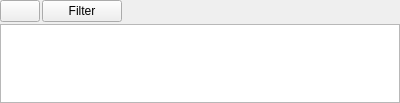
<?xml version="1.0" encoding="UTF-8"?>
<ui version="4.0">
 <class>LogWidget</class>
 <widget class="QWidget" name="LogWidget">
  <property name="geometry">
   <rect>
    <x>0</x>
    <y>0</y>
    <width>400</width>
    <height>103</height>
   </rect>
  </property>
  <property name="windowTitle">
   <string>Log</string>
  </property>
  <property name="windowIcon">
   <iconset>
    <normaloff>:/actions/resources/actions/document-preview.png</normaloff>:/actions/resources/actions/document-preview.png</iconset>
  </property>
  <layout class="QVBoxLayout" name="verticalLayout">
   <property name="spacing">
    <number>2</number>
   </property>
   <property name="margin">
    <number>0</number>
   </property>
   <item>
    <layout class="QHBoxLayout" name="horizontalLayout">
     <item>
      <widget class="QPushButton" name="Clear">
       <property name="text">
        <string/>
       </property>
       <property name="icon">
        <iconset>
         <normaloff>:/actions/resources/actions/edit-delete.png</normaloff>:/actions/resources/actions/edit-delete.png</iconset>
       </property>
      </widget>
     </item>
     <item>
      <widget class="QPushButton" name="pushButton_2">
       <property name="text">
        <string>Filter</string>
       </property>
       <property name="icon">
        <iconset>
         <normaloff>:/actions/resources/actions/view-filter.png</normaloff>:/actions/resources/actions/view-filter.png</iconset>
       </property>
      </widget>
     </item>
     <item>
      <spacer name="horizontalSpacer">
       <property name="orientation">
        <enum>Qt::Horizontal</enum>
       </property>
       <property name="sizeHint" stdset="0">
        <size>
         <width>40</width>
         <height>20</height>
        </size>
       </property>
      </spacer>
     </item>
    </layout>
   </item>
   <item>
    <widget class="QTextEdit" name="textEdit"/>
   </item>
  </layout>
 </widget>
 <resources>
  <include location="../../res.qrc"/>
 </resources>
 <connections/>
</ui>
